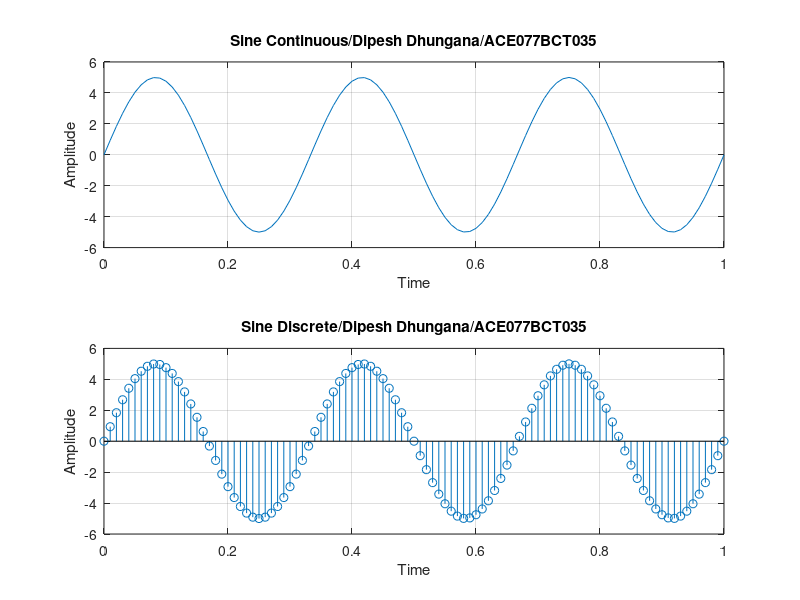

This figure's MATLAB source:
%2.Construct a continuous and discrete sine wave having amplitude 5 unit
%and frequency 3Hz. Plot all these signals in one singel screen.
clc;
close all;
clear all;
a=5;
f=3;
t=0:0.01:1;
x=a*sin(2*pi*f*t);
subplot(2,1,1)
plot(t,x)
xlabel('Time');
ylabel('Amplitude')
title('Sine Continuous/Dipesh Dhungana/ACE077BCT035');
grid on;


subplot(2,1,2)
stem(t,x)
xlabel('Time');
ylabel('Amplitude')
title('Sine Discrete/Dipesh Dhungana/ACE077BCT035');
grid on;